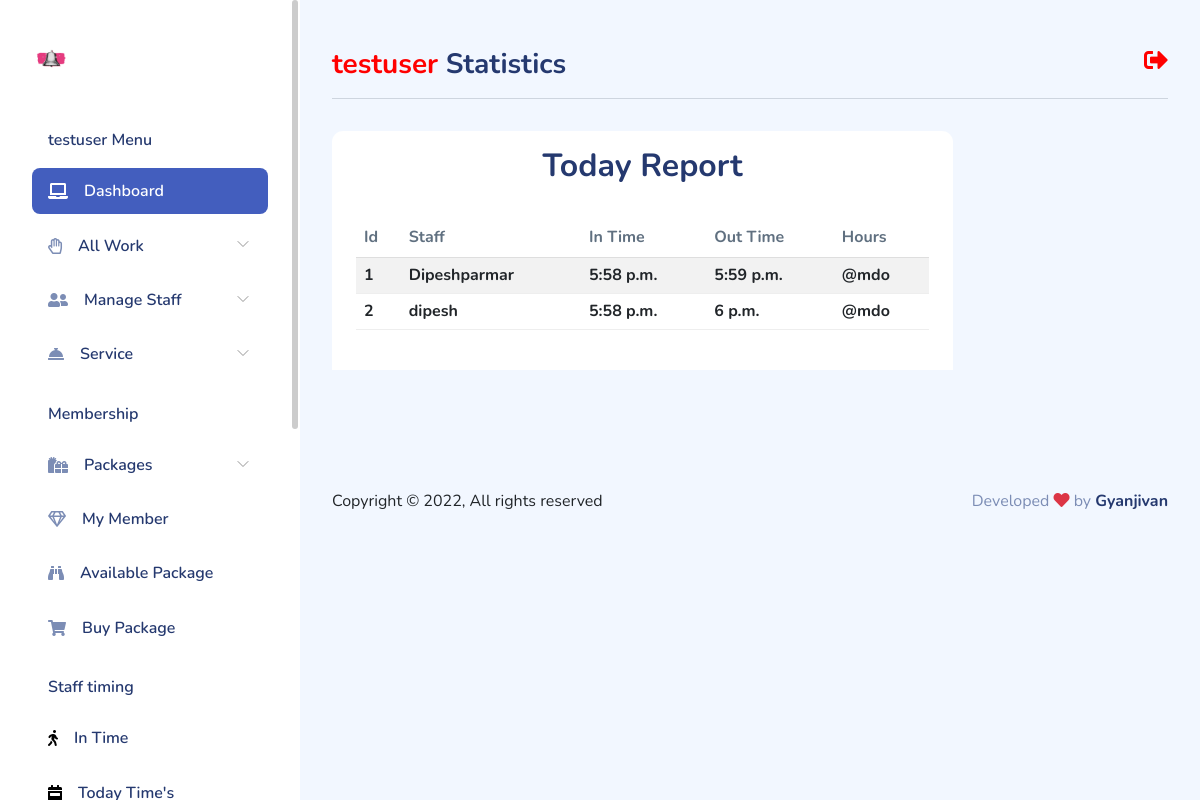
/client/today-time-report/ (signed in), run on the app's committed database.
### client/models.py (models this page shows)
class Timeing(models.Model):
    user = models.ForeignKey(
        User, on_delete=models.CASCADE, null=True, blank=True)
    staff = models.ForeignKey(
        Staff, on_delete=models.CASCADE, null=True, blank=True)
    in_date = models.DateField(max_length=100, auto_now_add=True)
    in_time = models.TimeField(auto_now_add=True)
    out_date = models.DateField(max_length=100, auto_now=True)
    out_time = models.TimeField(auto_now=True)
    fdate = models.DateTimeField(auto_now=True)
    tell = models.BooleanField(default=False,blank=True,null=True)

class Staff(models.Model):
    user = models.ForeignKey(
        User, on_delete=models.CASCADE, null=True, blank=True)
    profile = models.ImageField(upload_to='staff/')
    name = models.CharField(max_length=100)
    phone = models.PositiveIntegerField()
    email = models.EmailField(max_length=100, null=True, blank=True)
    service = models.CharField(max_length=100, null=True, blank=True)
    fdate = models.DateTimeField(auto_now_add=True)
    def __str__(self) -> str:
        return self.name

### client/views.py (the view)
# urls.py: path('today-time-report/', views.today_time_work, name='totime'),
@user_passes_test(lambda u: u.is_authenticated, login_url='/')
def today_time_work(request):
    data = Timeing.objects.filter(Q(user=request.user) & Q(
        in_date=datetime.date.today()) & Q(out_date=datetime.date.today()))
    print(datetime.datetime.now())
    context = {'data': data}
    return render(request, 'client/today_time.html', context)

### client/templates/client/today_time.html (shortened to what this page needs)
{% extends "client/layout.html" %}
{% load static %}
{% block table %}
<div class="h2 text-center mt-3">Today Report</div>
<div class="card-header">
    <table class="table table-striped table-hover">
        <thead>
          <tr>
            <th scope="col">Id</th>
            <th scope="col">Staff</th>
            <th scope="col">In Time</th>
            <th scope="col">Out Time</th>
            <th scope="col">Hours</th>
          </tr>
        </thead>
        <tbody>
            {% if data %}
                {% for dt in data %}
                    <tr class="text-dark h6">
                    <th scope="row">{{forloop.counter}}</th>
                    <td>{{dt.staff}}</td>
                    <td>{{dt.in_time}}</td>
                    {% if dt.out_time == dt.in_time %}
                    <td class="text-danger">alive</td>
                    {% else %}
                    <td>{{dt.out_time}}</td>
                    {% endif %}
                    <td>@mdo</td>
                    </tr>
                {% endfor %}
            {% else %}
                  <hr class="bg-danger">
                  <center>
                    <img src="{% static 'client/img/product-list.png' %}" class="img-fluid" alt="data not found" srcset="">
                  </center>
                {% endif %}
        </tbody>
      </table>
</div>
{% endblock table %}

### client/templates/client/layout.html (shortened to what this page needs)
{% load static %}
<!DOCTYPE html>
<html lang="en">
<head>
    <link rel="stylesheet" href="https://use.fontawesome.com/releases/v5.11.2/css/all.css">
    <link rel="stylesheet" href="{% static 'client/css/bootstrap.css' %}">
    <link rel="stylesheet" href="{% static 'client/css/bold.css' %}">
    <link rel="stylesheet" href="{% static 'client/css/perfect-scrollbar.css' %}">
    <link rel="stylesheet" href="{% static 'client/css/bootstrap-icons.css' %}">
    <link rel="stylesheet" href="{% static 'client/css/app.css' %}">
</head>
<body>
    <div id="app">
        <div id="sidebar" class="active">
            <div class="sidebar-wrapper active">
    <div class="sidebar-header">
        <div class="d-flex justify-content-between">
            <div class="logo">
                <a href="index.html"><img src="{% static 'client/img/bell.png' %}"  class="img-fluid"  alt="Logo" srcset=""></a>
            </div>
        </div>
    </div>
    <div class="sidebar-menu">
        <ul class="menu">
            <li class="sidebar-title">{{request.user}} Menu</li>
            <li
                class="sidebar-item active ">
                <a href="{% url 'client' %}" class='sidebar-link'>
                    <i class="fas fa-laptop"></i>
                    <span>Dashboard</span>
                </a>
            </li>
            <li
                class="sidebar-item  has-sub">
                <a href="#" class='sidebar-link'>
                    <i class="far fa-hand-paper"></i>
                    <span>All Work</span>
                </a>
            </li>
            <li
                class="sidebar-item  has-sub">
                <a href="#" class='sidebar-link'>
                    <i class="fas fa-user-friends"></i>
                    <span>Manage Staff</span>
                </a>
            </li>
            <li
                class="sidebar-item  has-sub">
                <a href="#" class='sidebar-link'>
                    <i class="fas fa-concierge-bell" style=""></i>
                    <span>Service</span>
                </a>
            </li>
            <li class="sidebar-title">Membership</li>
            <li
                class="sidebar-item  has-sub">
                <a href="#" class='sidebar-link'>
                    <i class="fas fa-gifts"></i>
                    <span>Packages</span>
                </a>
            </li>
            <li
            class="sidebar-item  ">
            <a href="{% url 'paid_mem' %}" class='sidebar-link'>
                <i class="far fa-gem"></i>
                <span>My Member</span>
            </a>
            </li>
            <li
            class="sidebar-item  ">
            <a href="{% url 'avail' %}" class='sidebar-link'>
                <i class="fas fa-binoculars"></i>
                <span>Available Package</span>
            </a>
            </li>
            <li
                class="sidebar-item  ">
                <a href="{% url 'buy_pack' %}" class='sidebar-link'>
                    <i class="fas fa-shopping-cart"></i>
                    <span>  Buy Package</span>
                </a>
            </li>
            <li class="sidebar-title">Staff timing</li>
            <li
                class="sidebar-item  ">
                <a href="{% url 'timing' %}" class='sidebar-link'>
                    <i class="fas fa-walking" style="color:black;"></i>
                    <span>In Time</span>
                </a>
            </li>
            <li
                class="sidebar-item   ">
                <a href="{% url 'totime' %}" class='sidebar-link'>
                    <i class="fas fa-calendar-week" style="color:black;"></i>
                    <span>Today Time's</span>
                </a>
            </li>
        </ul>
    </div>
</div>
        </div>
        <div id="main">
<div class="page-heading">
    <div class="float-end">
        <a href="{% url 'logoutv' %}"  ><i class="fas fa-sign-out-alt" style="font-size:24px; color:red;"></i></a>
    </div>
    <h3> <span style="color:red;">{{request.user}}</span> Statistics</h3>
    <hr>
</div>
<div class="page-content">
    <section class="row">
        <div class="col-12 col-lg-9">
            <div class="row">
                <div class="col-12">
                    <div class="card">
                        {% block table %}{% endblock table %}
                    </div>
                </div>
            </div>
            <div class="row">
                <div class="col-12 col-xl-4">
                </div>
                <div class="col-12 col-xl-8">
                </div>
            </div>
        </div>
        <div class="col-12 col-lg-3">
            </div>
        </section>
    </div>
            <footer class="black">
                <div class="footer clearfix mb-0 text-muted">
                    <div class="float-start text-dark">
                        <p>Copyright  &copy; {% now 'Y' %},   All rights reserved</p>
                    </div>
                    <div class="float-end">
                        <p>Developed <span class="text-danger"><i class="fas fa-heart"></i></span> by <a
                                href="" class="h6">Gyanjivan</a></p>
                    </div>
                </div>
            </footer>
        </div>
    </div>
</body>
</html>

### client/static/client/css/perfect-scrollbar.css (style rules this page uses)
.ps { overflow: hidden !important; overflow-anchor: none; -ms-overflow-style: none; touch-action: auto; -ms-touch-action: auto; }

### client/static/client/css/app.css (style rules this page uses)
.card { border:none;margin-bottom:2.2rem }
.card .card-header { border:none }
#sidebar.active .sidebar-wrapper { left:0 }
.sidebar-wrapper { background-color:#fff;bottom:0;height:100vh;overflow-y:auto;position:fixed;top:0;transition:left .5s ease-out;width:300px;z-index:10 }
.sidebar-wrapper .sidebar-header { font-size:2rem;font-weight:700;padding:2rem 2rem 1rem }
.sidebar-wrapper .sidebar-header img { height:1.2rem }
.sidebar-wrapper .menu { font-weight:600;margin-top:2rem;padding:0 2rem }
.sidebar-wrapper .menu .sidebar-title { color:#25396f;font-size:1rem;font-weight:600;list-style:none;margin:1.5rem 0 1rem;padding:0 1rem }
.sidebar-wrapper .menu .sidebar-link { align-items:center;border-radius:.5rem;color:#25396f;display:block;display:flex;font-size:1rem;padding:.7rem 1rem;text-decoration:none;transition:all .5s }
.sidebar-wrapper .menu .sidebar-link i,.sidebar-wrapper .menu .sidebar-link svg { color:#7c8db5 }
.sidebar-wrapper .menu .sidebar-link span { margin-left:1rem }
.sidebar-wrapper .menu .sidebar-item { list-style:none;margin-top:.5rem;position:relative }
.sidebar-wrapper .menu .sidebar-item.has-sub .sidebar-link:after { color:#ccc;display:block;position:absolute;right:15px;top:12px }
.sidebar-wrapper .menu .sidebar-item.active>.sidebar-link { background-color:#435ebe }
.sidebar-wrapper .menu .sidebar-item.active>.sidebar-link span { color:#fff }
.sidebar-wrapper .menu .sidebar-item.active>.sidebar-link i,.sidebar-wrapper .menu .sidebar-item.active>.sidebar-link svg { fill:#fff;color:#fff }
.dataTable-table td,.dataTable-table thead th,.table td,.table thead th { vertical-align:middle }
.dataTable-table:not(.table-borderless) thead th,.table:not(.table-borderless) thead th { border-bottom:1px solid #dedede!important }
#main { margin-left:300px;padding:2rem }
.page-heading { margin:0 0 2rem }
.page-heading h3 { font-weight:700 }
a { text-decoration:none }

### data on the page
Timeing: staff "Dipeshparmar", in_time "5:58 p.m.", out_time "5:59 p.m."
Timeing: staff "dipesh", in_time "5:58 p.m.", out_time "6 p.m."

### other printed values
{{ request.user }} "testuser"
